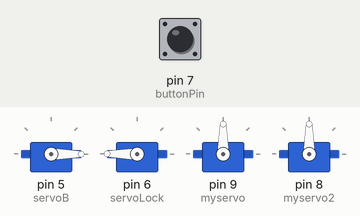
This sketch was run on a simulated Arduino Uno, built with avr-gcc and run on an emulated ATmega328P. Shown: 4 × servo. The inputs (shaded band) are chosen by the test bench; at power-on: pin 7 (buttonPin) LOW. What the sketch prints to the serial monitor is not drawn.

Above: at 2.0 s.
2.1 s: pin 7 (buttonPin) pulled HIGH for 0.15 s
At 4.0 s:
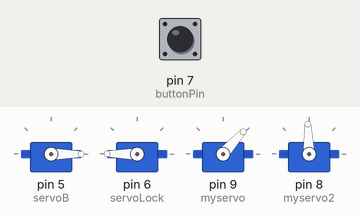
5.1 s: pin 7 (buttonPin) pulled HIGH for 1 s
At 5.8 s:
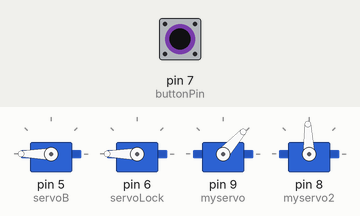
8.1 s: pin 7 (buttonPin) pulled HIGH for 3.2 s
At 9.3 s:
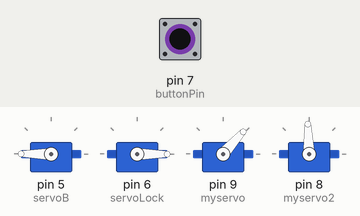
Timing chart, 0 to 13.3 s (numbered marks = the images above; inputs shaded):
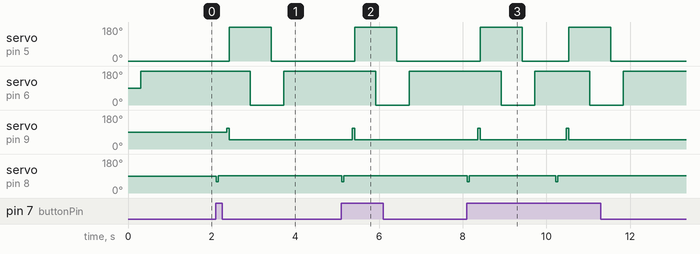

Measured:
- after the input at 2.1 s, servo on pin 5 (servoB): 0° → 180° after 0.32 s, → 0° 1.0 s later; servo on pin 6 (servoLock): 180° → 0° after 0.82 s, → 180° 0.80 s later; servo on pin 9 (myservo): 90° → 110° after 0.26 s, → 48° 0.07 s later; servo on pin 8 (myservo2): 90° → 92° at once
- after the input at 5.1 s, servo on pin 5 (servoB): 0° → 180° after 0.32 s, → 0° 1.0 s later; servo on pin 6 (servoLock): 180° → 0° after 0.82 s, → 180° 0.80 s later; servo on pin 9 (myservo): 48° → 110° after 0.26 s, → 48° 0.07 s later; servo on pin 8 (myservo2): 92° → 60° at once, → 92° 0.05 s later
- after the input at 8.1 s, servo on pin 5 (servoB): alternates 180° for 1.0 s and 0° for 1.1 s, 4 changes in all, then stays 0°, starting after 0.32 s; servo on pin 6 (servoLock): alternates 180° for 1.3 s and 0° for 0.80 s, 4 changes in all, then stays 180°, starting after 0.82 s

The sketch:

arduino_catapult_lisa.ino
```cpp
#include <Servo.h>

Servo servoB; // ELASTIQUE
Servo servoLock; // RETIENT CUILLERE
Servo myservo; //tube bas
Servo myservo2;       // tube haut

int buttonState = 0;
const int buttonPin = 7;

void setup()
{
  Serial.begin(9600);
  pinMode(buttonPin, INPUT);
  servoB.attach(5);
  servoLock.attach(6);
  myservo.attach(9);
  myservo2.attach(8);
  resetCatapult();
}

void loop()
{
  buttonState = digitalRead(buttonPin);
  Serial.println(buttonState);
  if (buttonState == HIGH)
  //|| visage == true ) ajouter ca

  {
      myservo2.write(60);
  delay(50);
  myservo2.write(92);
  delay(200);
  myservo.write(110);  //loin du tube plus c'est grand
  delay(65);        // 1000-1 second
  myservo.write(48); //vers l'interieur du tube plus c'est petit

    shoot();
    resetCatapult();
  }


}
void shoot() {
  servoB.write(180);
  delay(500);
  servoLock.write(0);
  delay(500);
}

void resetCatapult() {
  servoB.write(0);
  delay(300);
  servoLock.write(180);
  delay(500);
}
```
